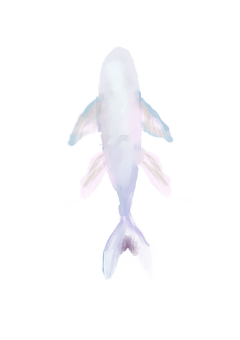
#> input picture package/contents/images/fish/f1_0.png, 240 x 340 px, given in place of Fish1-3.png, which was not available
$ python prep.py package/contents/images/fish/f1_0.png package/contents/images/fish/f1_1.png
#> lines starting #> are read from the running program, lines starting #| are printed output that depends on the picture; pictures that were not available may be replaced by others from this repository, and a replacement may not be noted
# Turns the Still-Waters art into SUBMERGE-style wallpaper assets.
# Only the straight pose (frame 3) is kept; the wallpaper bends it in a shader for smooth swimming.
import numpy as np, math, os, sys, shutil
from PIL import Image, ImageFilter
SRC = sys.argv[1]; OUT = sys.argv[2]
shutil.rmtree(OUT, ignore_errors=True)
for d in ('fish', 'water', 'fx'): os.makedirs(f'{OUT}/{d}')

def css_filter(rgb, hue, sat):
    # CSS saturate() then hue-rotate(), same matrices browsers use
    s = sat / 100
    S = np.array([[.213+.787*s, .715-.715*s, .072-.072*s],
                  [.213-.213*s, .715+.285*s, .072-.072*s],
                  [.213-.213*s, .715-.715*s, .072+.928*s]])
    c, n = math.cos(math.radians(hue)), math.sin(math.radians(hue))
    H = np.array([[.213+c*.787-n*.213, .715-c*.715-n*.715, .072-c*.072+n*.928],
                  [.213-c*.213+n*.143, .715+c*.285+n*.140, .072-c*.072-n*.283],
                  [.213-c*.213-n*.787, .715-c*.715+n*.715, .072+c*.928+n*.072]])
    return np.clip(rgb @ (H @ S).T, 0, 255)

def gradient_map(lum, stops):
    xs = [s[0] for s in stops]
    return np.stack([np.interp(lum, xs, [s[1][i] for s in stops]) for i in range(3)], -1)

def blobs(shape, seed, scale=40):
    # soft random patches for kohaku-style white markings
    rng = np.random.default_rng(seed)
    small = rng.random((shape[0]//scale+2, shape[1]//scale+2))
    m = np.array(Image.fromarray((small*255).astype(np.uint8)).resize(shape[::-1], Image.BICUBIC)).astype(float)/255
    return np.clip((m-0.5)*5+0.5, 0, 1)

GOLD = [(0,(60,6,0)), (0.45,(200,45,0)), (0.75,(255,110,10)), (1,(255,200,120))]
# pale palettes from the artist's site, then goldfish ones
PALE = [(0,110),(0,150),(150,190),(185,200),(140,200),(300,180),(220,160)]
for t in range(1,7):
    im = np.array(Image.open(f'{SRC}/Fish{t}/Fish{t}-3.png').convert('RGBA')).astype(float)
    lum = im[...,:3].mean(2)/255
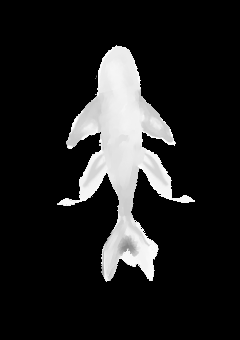
#> lum: shape (340, 240) float64; min 0, max 1, mean 0.13
    lumn = (lum - lum[im[...,3]>40].min()) / (np.ptp(lum[im[...,3]>40]) + 1e-6)
    variants = []
    for h,s in PALE:
        o = im.copy(); o[...,:3] = css_filter(im[...,:3], h, s); variants.append(o)
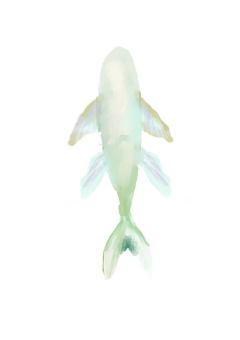
#> o: shape (340, 240, 4) float64; mean R, G, B, A 31, 33.4, 30.8, 28.3; transparent parts drawn white
#> after the loop, variants = 7 items
    for k in range(3):
        o = im.copy(); gold = gradient_map(np.clip(lumn*1.1, 0, 1), GOLD)
        if k == 1:   # kohaku: orange with white patches
            m = blobs(lum.shape, t*7+k)[...,None]; gold = gold*(1-m) + im[...,:3]*m
        if k == 2:   # deeper red-orange
            gold = gold * np.array([1.0, 0.75, 0.6])
        o[...,:3] = gold; variants.append(o)
#> this loop made 3 passes
#> pass 1, `gold = gradient_map(np.clip(lumn * 1.1, 0, 1), GOLD)`:
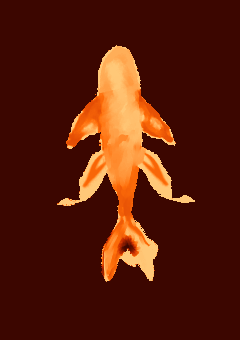
#> gold: shape (340, 240, 3) float64; mean of channels 0, 1, 2 87.5, 27, 9.5; drawn as R, G, B
#> pass 2, `gold = gold * (1 - m) + im[..., :3] * m`:
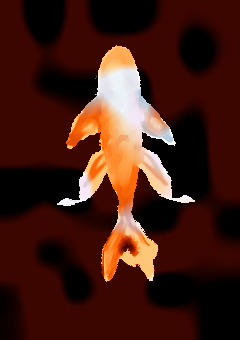
#> gold: shape (340, 240, 3) float64; mean of channels 0, 1, 2 68, 28.9, 18.6; drawn with min black and max white
#> pass 3, `gold = gold * np.array([1.0, 0.75, 0.6])`:
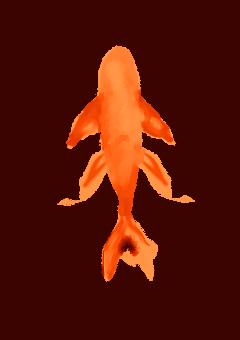
#> gold: shape (340, 240, 3) float64; mean of channels 0, 1, 2 87.5, 20.2, 5.7; drawn as R, G, B
#> after the loop:
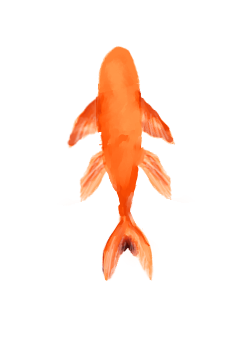
#> o: shape (340, 240, 4) float64; mean R, G, B, A 87.5, 20.2, 5.7, 28.3; transparent parts drawn white
#> after the loop, variants = 10 items
    for p,o in enumerate(variants):
        Image.fromarray(np.clip(o,0,255).astype(np.uint8)).save(f'{OUT}/fish/f{t}_{p}.png', optimize=True)
#> this loop made 10 passes
    sh = f'{SRC}/Fish{t}/Fish{t}Shadow-3.png'
    if os.path.exists(sh):
        a = np.array(Image.open(sh).convert('RGBA')); a[...,:3] = (0,2,10)
        Image.fromarray(a).save(f'{OUT}/fish/s{t}.png', optimize=True)
#> pass 2 of the loop `for t in range(1,7):`:
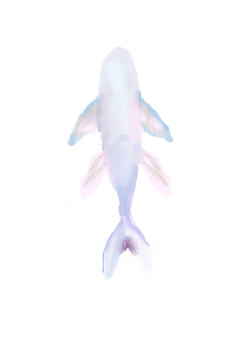
#> input picture package/contents/images/fish/f1_1.png, 240 x 340 px, given in place of Fish2-3.png, which was not available
#> `lum = im[...,:3].mean(2)/255`:
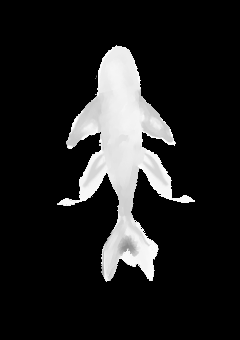
#> lum: shape (340, 240) float64; min 0, max 1, mean 0.131
#> the loop `for h,s in PALE:` made 7 passes
#> H in css_filter on passes 1 to 2: [[1, 0, 0], [0, 1, 0], [0, 0, 1]], [[1, 0, 0], [0, 1, 0], [0, 0, 1]]
#> after the loop `for h,s in PALE:`: variants = 7 items
#> after the loop `for k in range(3):`:
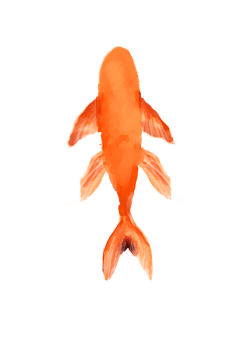
#> o: shape (340, 240, 4) float64; mean R, G, B, A 87.5, 20.3, 5.7, 28.3; transparent parts drawn white
#> after the loop `for k in range(3):`: variants = 10 items
#> the loop `for p,o in enumerate(variants):` made 10 passes
#> (the run stopped early here; a loop or call above may not have finished)
